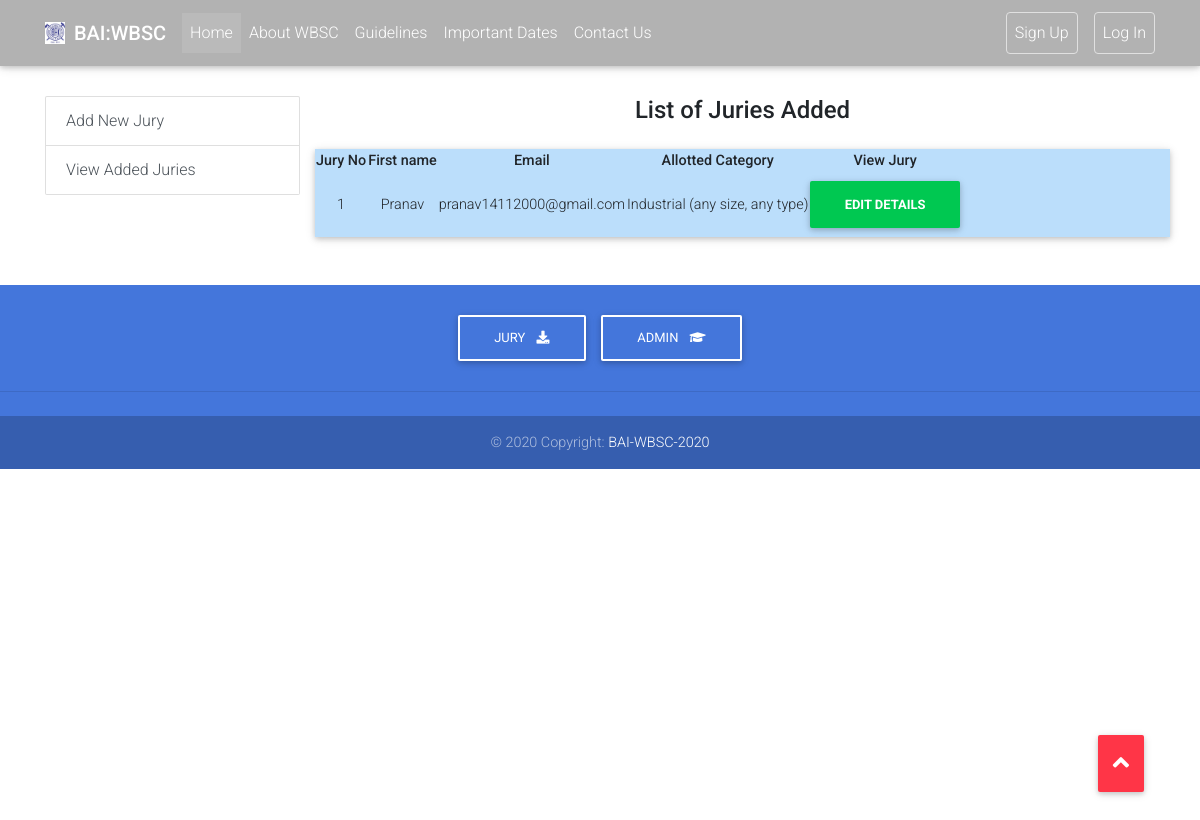
Page /BAI_app_v2/view_jury/ (signed in) on the committed database.
### BAI_app_v2/models.py (models this page shows)
class JurySignup(models.Model):
    user = models.OneToOneField(User, on_delete=models.DO_NOTHING)
    designation = models.CharField(max_length = 100, blank=False)
    firm_name = models.CharField(max_length = 100, blank=False)
    address = models.CharField(max_length = 500, blank=False)
    phone_number = models.CharField(max_length=15, blank=False)
    allotted_cat = models.CharField(max_length=100, blank=False, choices=category_1_9)

### BAI_app_v2/views.py (the view)
# urls.py: path('view_jury/',views.view_jury,name="view_jury"),
@user_passes_test(lambda u: u.is_superuser)
def view_jury(request):
    context = JurySignup.objects.all()
    return render(request,'BAI_app_v2/view_jury.html',{'context':context})

### BAI_app_v2/templates/BAI_app_v2/view_jury.html
{% extends "BAI_app_v2/base.html" %}
{% block body_block %}
    <div class="container mb-5 mt-5">
        <div class="row">
          <div class="col-md-3 mt-5">
            <div class="sticky-top">
              <div id="list-example" class="list-group">
                <a class="list-group-item list-group-item-action" href="{% url 'BAI_app_v2:add_jury' %}">Add New Jury</a>
                <a class="list-group-item list-group-item-action " href="{% url 'BAI_app_v2:view_jury' %}">View Added Juries</a>
              </div>
            </div>
          </div>
          <div class="col-md-9 mt-5">
            <p class="h4 mb-4 text-center">List of Juries Added</p>
            <div class="row z-depth-1 blue lighten-4">
            <table>
                <tr class="text-center">
                    <th><strong>Jury No</strong></th>
                    <th><strong>First name</strong></th>
                    <th><strong>Email</strong></th>
                    <th><strong>Allotted Category</strong></th>
                    <th><strong>View Jury</strong></th>
                </tr>
                {% for counter in context %}
                <tr class="text-center">
                    <td>{{forloop.counter}}</td>
                    <td>{{counter.user.first_name}}</td>
                    <td>{{counter.user.email}}</td>
                    <td>{{counter.allotted_cat}}</td>
                    <td><button class="btn success-color my-2 btn-block text-white font-weight-bold hoverable" type="button">Edit Details</button></td>
                </tr>
                {% endfor %}
            </table>
            </div>
          </div>
        </div>
      </div>
{% endblock %}

### BAI_app_v2/static/css/style.css (style rules this page uses)
html, body, header, .view { height: 100%; scroll-behavior: smooth; }

### rows in the picture
JurySignup: user.first_name "Pranav", user.email "pranav14112000@gmail.com", allotted_cat "Industrial (any size, any type)"
